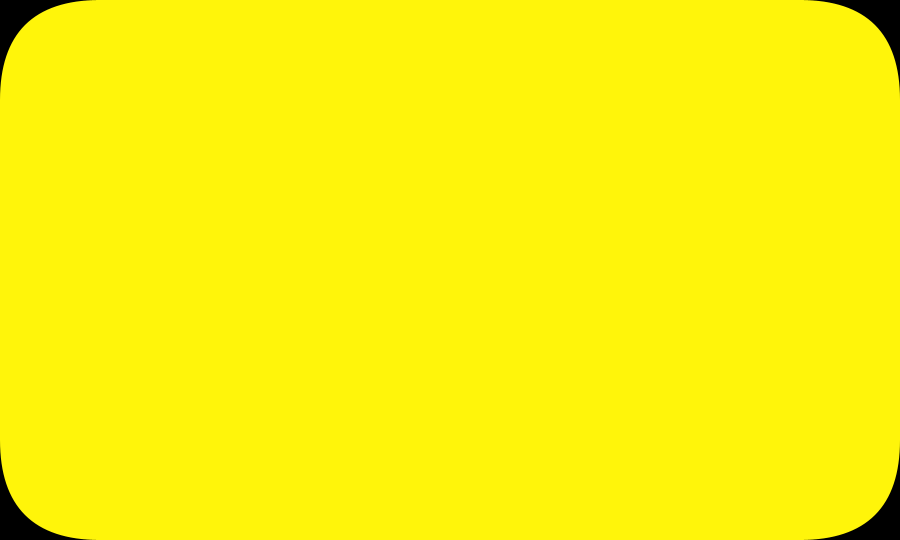
Frame 1 (no input)
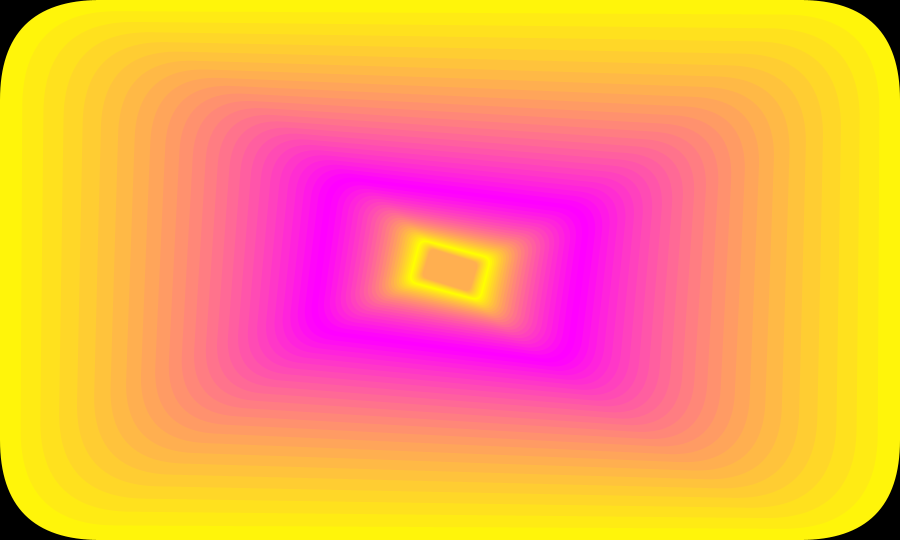
Frame 60 (the mouse pressed at the canvas centre just before this capture)
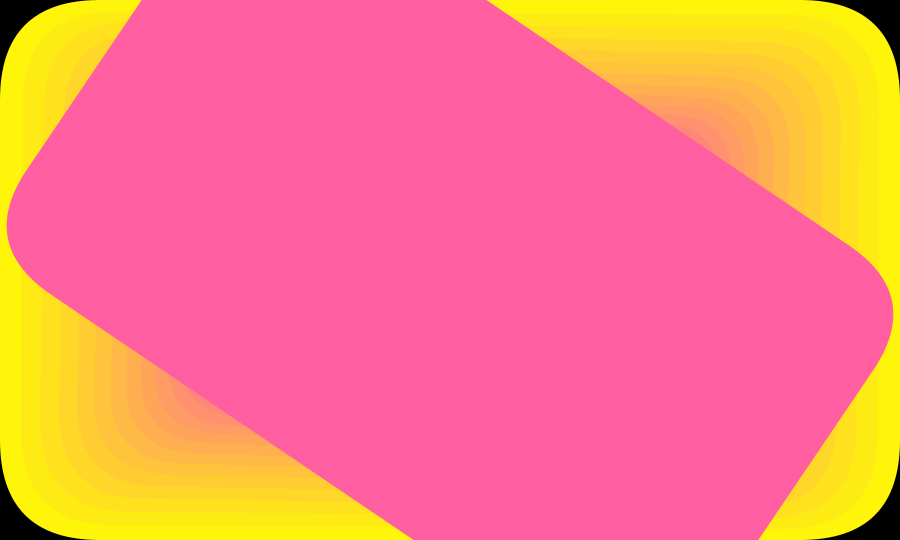
Frame 120 (the mouse held since frame 60 and released just before this capture)

The Processing sketch that drew these frames (run headless with seeded random() and noise(); from frame 60 on, the mouse is pressed at the canvas centre):

// Processing sketch: scaleRotateQuads
// ── scaleRotateQuads.pde
int borderSize = 5;
float scaleFactor = 1.0;
float scaleFactorChange = 1.05;
float maxScale = 0.9;
float rotationFactor = 0.0;
int color_2 = 255;
int color_3 = 0;
int color_change = 10;

void setup() {
    size(900, 540);
    background(0, 0, 0);
    frameRate(30);
    noStroke();
}

void draw() {
  if(color_2 <= 0 || color_2 >= 255) {
    color_change *= -1;
  }
  if(scaleFactor <= 0.05) {
    scaleFactorChange = 0.95;
  }
  if(scaleFactor >= maxScale && scaleFactorChange == 0.95) {
    scaleFactorChange = 1.05;
    maxScale -= 0.1;
  }
  color_2 += color_change;
  color_3 -= color_change;
  translate(width/2, height/2);
  scale(scaleFactor);
  rotate(rotationFactor);
  scaleFactor = scaleFactor / scaleFactorChange;
  println("factor: ", scaleFactor, ", change: ", scaleFactorChange);
  rotationFactor += 0.005;
  draw_rects(width / 2, height / 2);
}

void draw_rects(int x_offset, int y_offset) {
  //fill(0, 0, 0);
  fill(255, color_2, color_3);
  rect( -x_offset, -y_offset, x_offset * 2, y_offset * 2, 100);
  //fill(255, color_2, color_3);
  //rect( -x_offset + borderSize, -y_offset + borderSize, x_offset * 2 - borderSize * 2, y_offset * 2 - borderSize * 2);
}
